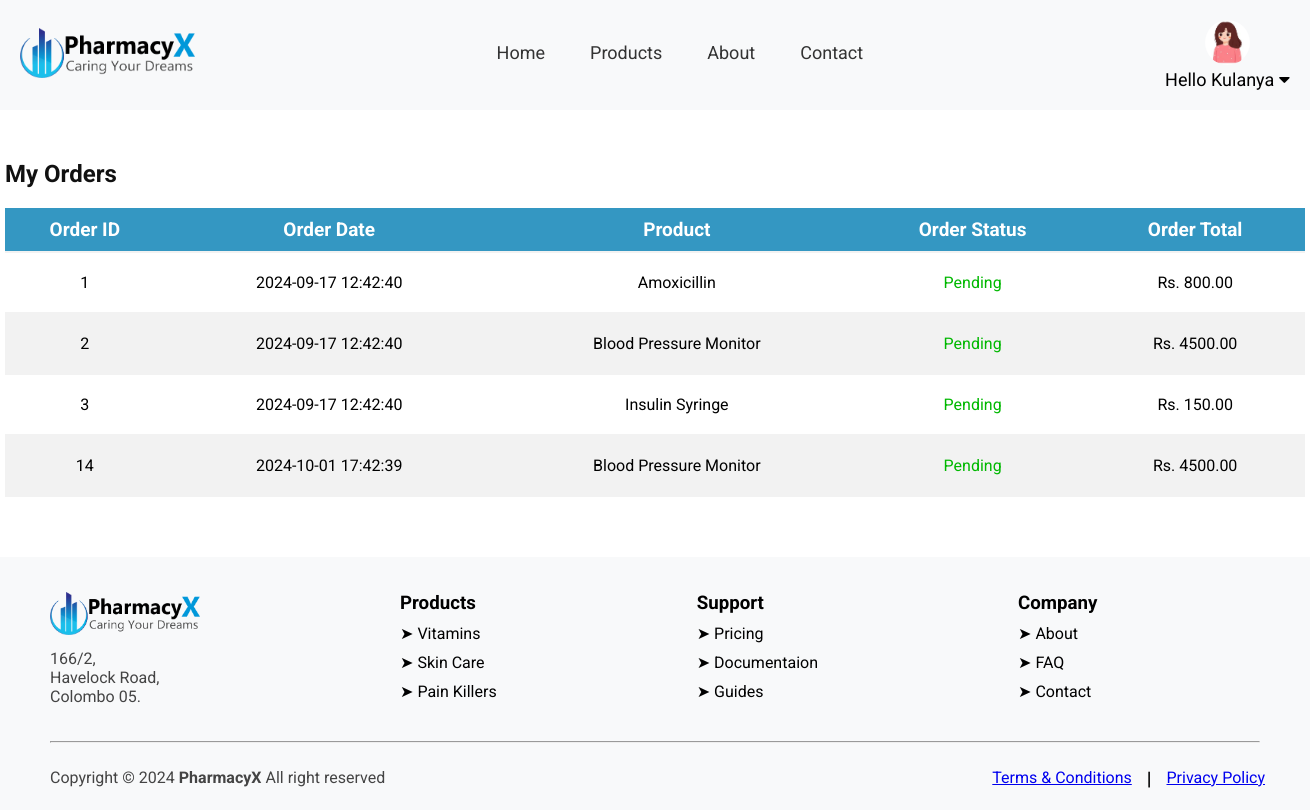
Before: /my_orders.php (signed in) with the older database file.
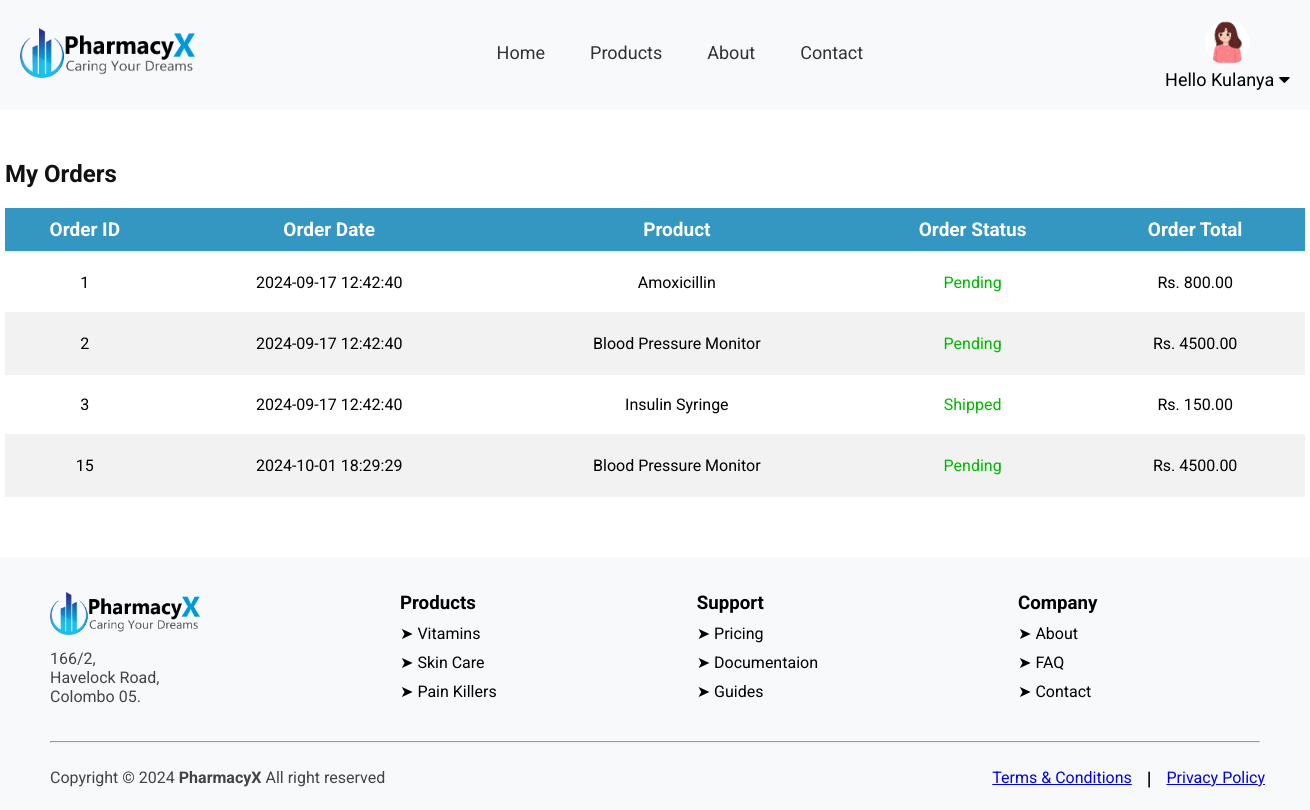
After: the same page with the newer database file.
### tables this page shows
CREATE TABLE `Orders` (
  `order_id` int(11) NOT NULL,
  `user_name` varchar(100) DEFAULT NULL,
  `order_status` enum('Pending','Shipped','Delivered') DEFAULT 'Pending',
  `order_type` enum('Prescription','General') DEFAULT NULL,
  `qty` int(11) DEFAULT NULL,
  `receiver_name` varchar(255) DEFAULT NULL,
  `street` varchar(100) DEFAULT NULL,
  `city` varchar(100) DEFAULT NULL,
  `postal_code` varchar(10) DEFAULT NULL,
  `prescription_url` varchar(255) DEFAULT NULL,
  `product_id` int(11) DEFAULT NULL,
  `Order_total` decimal(10,2) DEFAULT NULL,
  `order_date` timestamp NOT NULL DEFAULT current_timestamp()
);

CREATE TABLE `Products` (
  `product_id` int(11) NOT NULL,
  `product_name` varchar(255) NOT NULL,
  `product_description` text DEFAULT NULL,
  `price` decimal(10,2) NOT NULL,
  `stock_quantity` int(11) NOT NULL,
  `image_url` varchar(255) DEFAULT NULL,
  `expire_date` date NOT NULL
);

### my_orders.php (the view, shortened to what this page needs)
<!DOCTYPE html>
<html lang="en">
<head>
    <link rel="stylesheet" href="./CSS/index.css">
    <link rel="stylesheet" href="./CSS/my_orders.css">
</head>
<body>
    <?php include ("./header.php"); ?>
    <div class="container1">
        <h2>My Orders</h2>
        <div class="table_container">
            <table>
                <tr>
                    <th>Order ID</th>
                    <th>Order Date</th>
                    <th>Product</th>
                    <th>Order Status</th>
                    <th>Order Total</th>
                </tr>
                <?php
                    $query = "SELECT o.*, p.product_name
                              FROM Orders o
                              INNER JOIN Products p ON o.product_id = p.product_id
                              WHERE o.user_name = '".$_SESSION['username']."';
                             ";
                    $result = mysqli_query($Connection, $query);
                    if(mysqli_num_rows($result) > 0)
                    {
                        while($row = mysqli_fetch_array($result))
                        {
                            echo "<tr>
                                    <td>{$row['order_id']}</td>
                                    <td>{$row['order_date']}</td>
                                    <td>{$row['product_name']}</td>
                                    <td><span class=\"status\">{$row['order_status']}</span></td>
                                    <td>Rs. {$row['Order_total']}</td>
                                </tr>";
                        }
                    }
                    else
                    {
                        echo "<tr>";
                        echo "<td colspan='5'>No Orders Found</td>";
                        echo "</tr>";
                    }
                ?>
            </table>
        </div>
    </div>
    <?php include ("./footer.php"); ?>
</body>
</html>

Changed rows visible on the page:
removed orders: order_id "14", order_date "2024-10-01 17:42:39", product.product_name "Blood Pressure Monitor", order_status "Pending", Order_total "4500.00"
changed orders "Insulin Syringe": order_status "Pending" → "Shipped"
added orders: order_id "15", order_date "2024-10-01 18:29:29", product.product_name "Blood Pressure Monitor", order_status "Pending", Order_total "4500.00"
